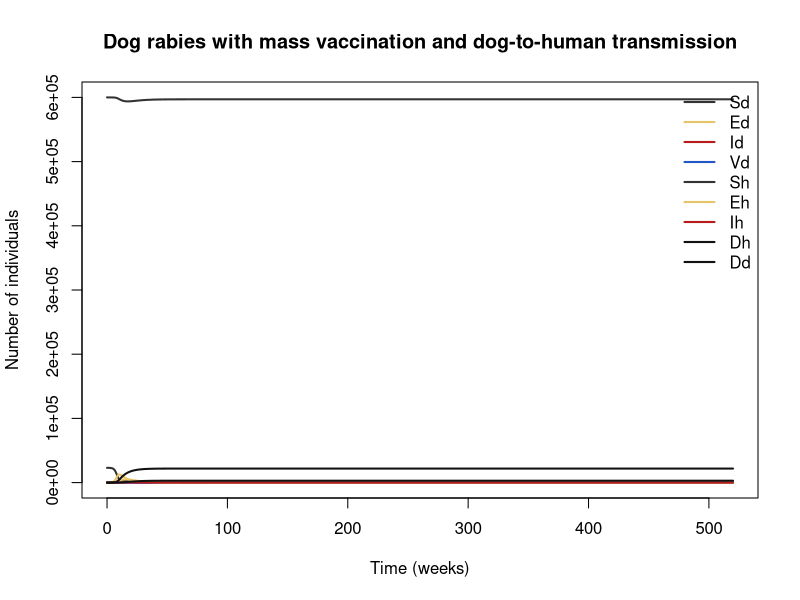

Write the R code that produced this figure.
## Dog rabies with mass vaccination and dog-to-human transmission
## Rabies, domestic dogs → humans, urban African setting (N'Djaména, Chad).
## Transmission is density-dependent with an explicit area term — beta_d has units km²·dog⁻¹·week⁻¹, so the per-capita hazard is beta_d Id / area.
## Parameter values: 0 of 15 checked against the source; the rest are recalled or illustrative.
## Reference: Zinsstag J, Dürr S, Penny MA, Mindekem R, Roth F, Menendez Gonzalez S, Naissengar S, Hattendorf J (2009). Transmission dynamics and economics of rabies control in dogs and humans in an African city. PNAS 106(35):14996–15001
## Source: https://doi.org/10.1073/pnas.0904740106
##
## Generated from a compartmental model diagram (model format v1).
## Regenerating from the same diagram always gives this exact file.
##
## Compartments: Sd, Ed, Id, Vd, Sh, Eh, Ih, Dh, Dd
## Flows (time unit: weeks):
##   (outside) -> Sd  : bd * Nd
##   Sd -> Ed         : lambda_d * Sd
##   Sd -> Vd         : nu_d * Sd
##   Vd -> Sd         : wane_d * Vd
##   Ed -> Id         : sigma_d * rd * Ed
##   Ed -> Sd         : sigma_d * (1 - rd) * Ed
##   Id -> Dd         : mu_d * Id
##   Sd -> (outside)  : (md + cull_d) * Sd
##   Sh -> Eh         : lambda_h * Sh
##   Eh -> Ih         : sigma_h * rh * (1 - pep) * Eh
##   Eh -> Sh         : sigma_h * (1 - rh * (1 - pep)) * Eh
##   Ih -> Dh         : mu_h * Ih

library(deSolve)

# ---- Time ------------------------------------------------------------
times <- seq(0, 520, by = 1)  # weeks

# ---- Parameters ------------------------------------------------------
parameters <- c(
  beta_d = 0.0807,    # dog-to-dog transmission rate [verified] (estimated by the authors) (km² per dog per week)
  beta_dh = 0.0002,   # dog-to-human transmission rate [verified] (km² per dog per week)
  area = 100,         # area of the study city, converting counts to densities [illustrative] (km²)
  sigma_d = 1 / 3.1,  # rate of leaving dog incubation (≈22 d mean incubation) [illustrative] (per week)
  mu_d = 1 / 0.6,     # rabies-induced death rate of rabid dogs (≈4 d survival); the sensitivity analysis identifies this as one of the three most influential parameters [verified as i
  rd = 0.49,          # probability that an exposed dog develops clinical rabies; also identified as highly influential [verified as influential; value illustrative] (dimensionless)
  bd = 0.0052,        # dog birth rate [illustrative] (per week)
  md = 0.0048,        # dog non-rabies death rate [illustrative] (per week)
  nu_d = 0,           # dog vaccination rate (campaign lever) [illustrative] (per week)
  wane_d = 1 / 52,    # waning of dog vaccine immunity + turnover of vaccinated dogs [illustrative] (per week)
  cull_d = 0,         # dog culling rate (alternative control the authors simulate) [illustrative] (per week)
  rh = 0.19,          # probability a bitten human develops rabies absent prophylaxis [illustrative] (dimensionless)
  pep = 0,            # proportion of exposed humans receiving effective post-exposure prophylaxis [illustrative] (dimensionless)
  sigma_h = 1 / 6,    # rate of leaving human incubation (≈6 weeks) [illustrative] (per week)
  mu_h = 1            # death rate of clinical human rabies (uniformly fatal within days) [illustrative] (per week)
)

# ---- Initial conditions ----------------------------------------------
state <- c(
  Sd = 23000,  # susceptible dogs
  Ed = 10,     # incubating (exposed) dogs
  Id = 2,      # rabid, infectious dogs
  Vd = 0,      # vaccinated, immune dogs
  Sh = 6e5,    # susceptible humans
  Eh = 0,      # exposed humans (bitten, incubating)
  Ih = 0,      # humans with clinical rabies
  Dh = 0,      # cumulative human rabies deaths
  Dd = 0       # cumulative rabid-dog deaths (for fitting to weekly rabid-dog reports)
)

# ---- Model equations -------------------------------------------------
rabies_dog_human_vaccination_model <- function(t, state, parameters) {
  with(as.list(c(state, parameters)), {
    # Total population
    N_total <- Sh + Eh + Ih

    # Derived quantities
    Nd <- Sd + Ed + Id + Vd            # dog population
    N <- Sh + Eh + Ih                  # human population
    lambda_d <- beta_d * Id / area     # dog force of infection (density-dependent: the transmission rate is per unit area)
    lambda_h <- beta_dh * Id / area    # human exposure hazard
    Re <- beta_d * Sd / (area * mu_d)  # effective reproduction ratio; the authors estimate Re ≈ 1.01 at the onset of observation, consistent with stable endemic dynamics [verified]
    cover <- Vd / Nd                   # vaccination coverage; a single campaign reaching ≥70% coverage was reported sufficient to interrupt transmission to humans for at least 6 ye

    # Rates of change
    dSd <- bd * Nd - lambda_d * Sd - nu_d * Sd + wane_d * Vd + sigma_d * (1 - rd) * Ed - (md + cull_d) * Sd
    dEd <- lambda_d * Sd - sigma_d * rd * Ed - sigma_d * (1 - rd) * Ed
    dId <- sigma_d * rd * Ed - mu_d * Id
    dVd <- nu_d * Sd - wane_d * Vd
    dSh <- -lambda_h * Sh + sigma_h * (1 - rh * (1 - pep)) * Eh
    dEh <- lambda_h * Sh - sigma_h * rh * (1 - pep) * Eh - sigma_h * (1 - rh * (1 - pep)) * Eh
    dIh <- sigma_h * rh * (1 - pep) * Eh - mu_h * Ih
    dDh <- mu_h * Ih
    dDd <- mu_d * Id

    list(c(dSd, dEd, dId, dVd, dSh, dEh, dIh, dDh, dDd))
  })
}

# ---- Solve -----------------------------------------------------------
out <- ode(y = state, times = times, func = rabies_dog_human_vaccination_model, parms = parameters)
out <- as.data.frame(out)

# ---- Plot ------------------------------------------------------------
compartment_cols <- c(Sd = "#333333", Ed = "#E8C468", Id = "#B71C1C", Vd = "#2457C5", Sh = "#333333", Eh = "#E8C468", Ih = "#B71C1C", Dh = "#111111", Dd = "#111111")
matplot(out$time, out[, names(compartment_cols)], type = "l", lty = 1, lwd = 2,
        col = compartment_cols, xlab = "Time (weeks)", ylab = "Number of individuals",
        main = "Dog rabies with mass vaccination and dog-to-human transmission")
legend("topright", legend = names(compartment_cols), col = compartment_cols,
       lty = 1, lwd = 2, bty = "n")
